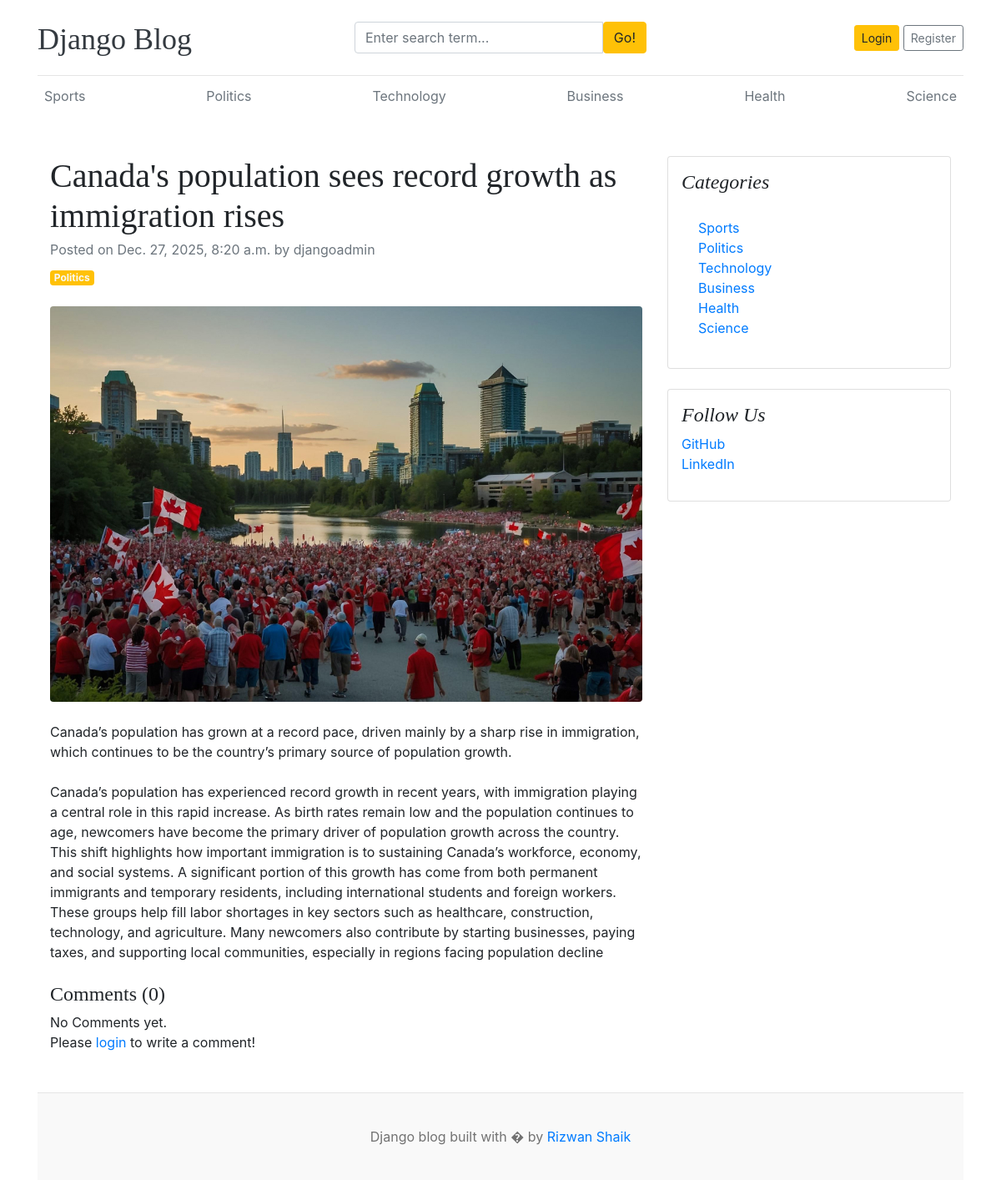
/blogs/canadas-population-sees-record-growth-as-immigration-rises/, run on an earlier commit of the app's database.
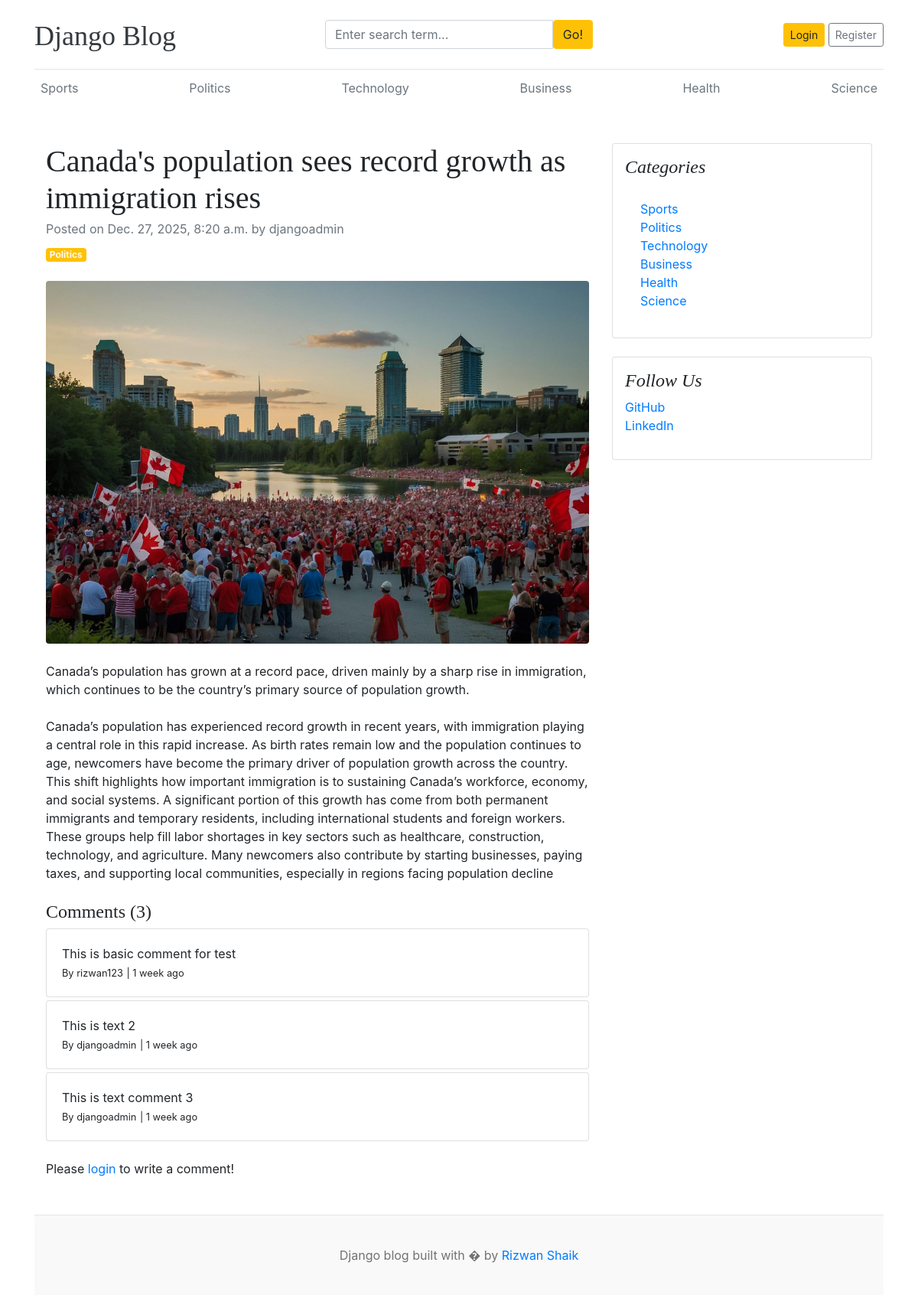
And on a later commit of the database.
### blogs/models.py (models this page shows, shortened)
class Category(models.Model):
    category_name = models.CharField(max_length=50, unique=True)
    created_at = models.DateTimeField(auto_now_add=True)
    updated_at = models.DateTimeField(auto_now=True)
    class Meta:
        verbose_name_plural = 'categories'
    def __str__(self):
        return self.category_name

class Blog(models.Model):
    title = models.CharField(max_length=100)
    slug = models.SlugField(max_length=150, unique=True, blank=True)
    category = models.ForeignKey(Category, on_delete=models.CASCADE)
    author = models.ForeignKey(User, on_delete=models.CASCADE)
    feature_image = models.ImageField(upload_to='uploads/%Y/%m/%d')
    short_description = models.TextField(max_length=500)
    blog_body = models.TextField(max_length=2000)
    status = models.CharField(max_length=20,choices=STATUS_CHOICES, default="Draft")
    is_featured = models.BooleanField(default=False)
    created_at = models.DateTimeField(auto_now_add=True)
    updated_at = models.DateTimeField(auto_now=True)

class Comment(models.Model):
    user = models.ForeignKey(User, on_delete=models.CASCADE)
    blog = models.ForeignKey(Blog, on_delete=models.CASCADE)
    comment = models.TextField(max_length=250)
    created_at = models.DateTimeField(auto_now_add=True)
    updated_at = models.DateTimeField(auto_now=True)
    def __str__(self):
        return self.comment

### assignements/models.py (models this page shows, shortened)
class SocialLink(models.Model):
    platform = models.CharField(max_length=25)
    link = models.URLField(max_length=100)
    created_at = models.DateTimeField(auto_now_add=True)
    updated_at = models.DateTimeField(auto_now=True)

### blogs/views.py (the view, shortened to what this page needs)
# urls.py: path('blogs/<slug:slug>/', BlogsView.blogs, name='blogs'),
def blogs(request, slug):
    single_blog = get_object_or_404(Blog, slug=slug, status='Published')
    comments = Comment.objects.filter(blog=single_blog)
    comment_count = comments.count()
    context = {
        'single_blog': single_blog,
        'comments': comments,
        'comment_count': comment_count,
    }
    return render(request, 'blogs.html', context)

### blogs/context_processors.py (called while the page is built)
def get_categories(request):
    categories = Category.objects.all()
    return dict(categories=categories)

def get_social_links(request):
    social_links = SocialLink.objects.all()
    return dict(social_links=social_links)

### templates/blogs.html
{% extends 'base.html' %}
{% block content %}
<div class="container mt-5">
    <div class="row">
        <div class="col-lg-8">
            <article>
                <header class="mb-4">
                    <h1 class="fw-bolder mb-1">{{ single_blog.title}}</h1>
                    <div class="text-muted fst-italic mb-2">Posted on {{ single_blog.created_at}} by {{ single_blog.author}}</div>
                    <a class="badge bg-warning text-decoration-none text-light" href="#!">{{ single_blog.category}}</a>
                </header>
                <figure class="mb-4"><img class="img-fluid rounded" src="{{ single_blog.feature_image.url }}" alt="..." /></figure>
                <section class="mb-5">
                    <p class="fs-5 mb-4">{{ single_blog.short_description}}</p>
                    <p class="fs-5 mb-4">{{ single_blog.blog_body}}</p>
                    <h4>Comments ({{ comment_count }})</h4>
                    {% if comments %}
                        {% for comment in comments %}
                            <div class="card mt-1">
                                <div class="card-body">
                                    <p class="card-text mb-0">{{ comment }}</p>
                                    <span>
                                        <small>By {{ comment.user }}</small>
                                        <small>| {{ comment.created_at | timesince }} ago</small>
                                    </span>
                                </div>
                            </div>
                        {% endfor %}
                    {% else %}
                    No Comments yet.
                    {% endif %}
                    <br>
                    <div class="form-group">
                        {% if user.is_authenticated %}
                        <form action="" method="POST">
                            {% csrf_token %}
                                <div class="form-group">
                                    <textarea name="comment" class="form-control" placeholder="Write your comment"></textarea>
                                    <input type="submit" value="submit" class="btn btn-primary mt-2">
                                </div>
                        </form>
                        {% else %}
                        <p>Please <span><a href="{% url 'login' %}">login</a></span> to write a comment!</p>
                        {% endif %}
                    </div>
                </section>
            </article>
        </div>
        <div class="col-lg-4">
            <div class="card mb-4 p-3">
                <h4 class="font-italic">Categories</h4>
                <div class="card-body">
                    <div class="row">
                        <div class="col-sm-6">
                            <ul class="list-unstyled mb-0">
                                {% for cat in categories %}
                                <li><a href="{% url 'posts_by_category' cat.id %}">{{ cat.category_name}}</a></li>
                                {% endfor %}
                            </ul>
                        </div>
                    </div>
                </div>
            </div>
            {% if social_links %}
            <div class="card mb-4 p-3">
                <h4 class="font-italic">Follow Us</h4>
                <ol class="list-unstyled">
                    {% for i in social_links %}
                    <li><a href="{{ i.link }}" target="_blank">{{ i.platform }}</a></li>
                    {% endfor %}
                </ol>
            </div>
            {% endif %}
        </div>
    </div>
</div>
{% endblock %}

### templates/base.html (shortened to what this page needs)
{% load static %}
<!DOCTYPE html>
<html lang="en">
  <head>
    <link
      href="https://getbootstrap.com/docs/4.0/dist/css/bootstrap.min.css"
      rel="stylesheet"
    />
    <link href="{% static 'css/blog.css' %}" rel="stylesheet" />
    <link rel="stylesheet" href="https://cdnjs.cloudflare.com/ajax/libs/font-awesome/4.7.0/css/font-awesome.min.css">
  </head>
  <body>
    <div class="container">
      <header class="blog-header py-3">
        <div class="row flex-nowrap justify-content-between align-items-center">
          <div class="col-4 pt-1">
            <a class="blog-header-logo text-dark" href="/">Django Blog</a>
          </div>
          <div class="col-4">
            <form action="{% url 'search' %}" method="GET">
                <div class="input-group">
                    <input class="form-control" type="text" name="keyword" placeholder="Enter search term..." aria-label="Enter search term..." aria-describedby="button-search" />
                    <button type="submit" class="btn btn-warning" id="button-search" type="button">Go!</button>
                </div>
            </form>
          </div>
          <div class="col-4 d-flex justify-content-end align-items-center">
            {% if not user.is_authenticated %}
            <a class="btn btn-sm btn-warning" href="{% url 'login' %}">Login</a> &nbsp;
            <a class="btn btn-sm btn-outline-secondary" href="{% url 'register' %}">Register</a>
            {% else %}
            <span><a href="{% url 'dashboard' %}">Dashboard</a></span>
            &emsp;
            <span class="btn text-dark"><a href="{% url 'logout' %}">Logout</a></span>
            {% endif %}
          </div>
        </div>
      </header>
      <div class="nav-scroller py-1 mb-2">
        <nav class="nav d-flex justify-content-between">
          {% for cat in categories %}
          <a class="p-2 text-muted" href="{% url 'posts_by_category' cat.id %}">{{cat.category_name}}</a>
          {% endfor %}
        </nav>
      </div>
{% block content %}
{% endblock %}
<footer class="blog-footer">
    <p>Django blog built with � by <a href="#">Rizwan Shaik</a></p>
  </footer>
</body>
</html>

### blog_main/static/css/blog.css (style rules this page uses)
.blog-header { border-bottom: 1px solid #e5e5e5; }
.blog-header-logo { font-family: "Playfair Display", Georgia, "Times New Roman", serif; font-size: 2.25rem; }
h1, h2, h3, h4, h5, h6 { font-family: "Playfair Display", Georgia, "Times New Roman", serif; }
.blog-footer { padding: 2.5rem 0; color: #727272; text-align: center; background-color: #f9f9f9; border-top: .05rem solid #e5e5e5; }
.blog-footer p:last-child { margin-bottom: 0; }

What changed in the data, as far as the page shows it:
added Comment: comment "This is basic comment for test", user "rizwan123", created_at "1 week"
added Comment: comment "This is text 2", user "djangoadmin", created_at "1 week"
added Comment: comment "This is text comment 3", user "djangoadmin", created_at "1 week"
Also different on the page:
{{ comment_count }}: "0" → "3"
text no longer shown: "No Comments yet."
